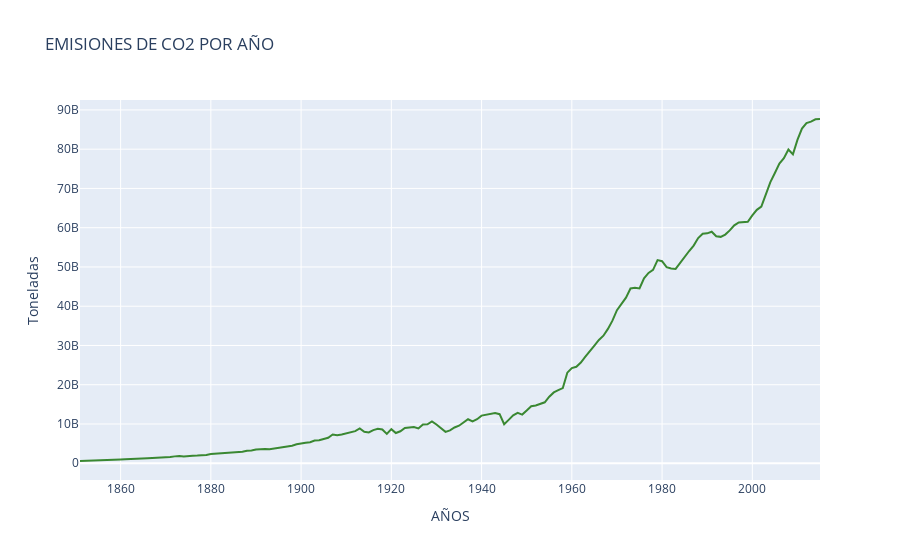

Notebook code for this chart:
### Markdown cell above
### Trazamos el gráfico de emisiones de CO2 por año

### Code cell
trace3 = go.Scatter(
                    x = df_union.index,
                    y = df_union.Co2_emissions,
                    mode = "lines",
                    name = "Emisiones de CO2",
                    marker = dict(color = 'rgba(16, 112, 2, 0.8)'),
                    text= df_Global1.IGC_terr)

data = [trace3]
layout = dict(title = 'EMISIONES DE CO2 POR AÑO',
              xaxis= dict(title= 'AÑOS',ticklen= 5),
              yaxis= dict(title= 'Toneladas')
             )
 
fig = go.Figure(dict(data = data, layout = layout))

iplot(fig)

### Figure 1 — Plotly figure (JSON) as saved in the notebook; plotly's stock layout.template omitted (floating-point values rounded to 4 significant figures; data arrays with more than 128 entries replaced by an {"elided": "..."} marker saying what was removed)
{"data": [{"marker": {"color": "rgba(16, 112, 2, 0.8)"}, "mode": "lines", "name": "Emisiones de CO2", "text": {"elided": "165 float values"}, "type": "scatter", "x": {"elided": "165 int values"}, "y": {"elided": "165 float values"}}], "layout": {"title": {"text": "EMISIONES DE CO2 POR AÑO"}, "xaxis": {"ticklen": 5, "title": {"text": "AÑOS"}}, "yaxis": {"title": {"text": "Toneladas"}}}}
